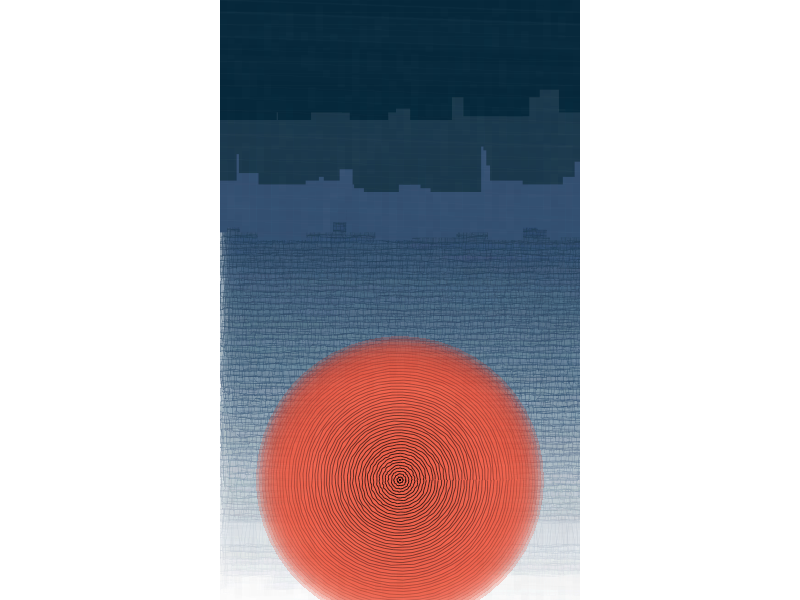

Reproduce this figure in R.
#Genuary 7 2023 - Sample a Color Palette from your favorte movie or album

#=============================================================================#
#library Load-in---------------------------------------------------------------
#=============================================================================#
library(dplyr) #For data wrangling/manipulation
library(purrr) #For iterations/list handling
library(ggplot2) #For Plotting

#=============================================================================#
#Data and color Set up----------------------------------------------------------
#===========================================================================#

#Colors#
blues <- c("#06273A", "#1A374D", "#335172", "#6B869B", "#BFCBD3", "#FFFFFF")

red <- "#F1371B"
  
#Limit Setting#
xmin <- 0
ymin <- 0
xmax <-15
ymax <- 25

#Specs for grid data#

#Counts for the grid#
square_n <- 5
n <- 75

#grid transformations#
x_trans <- seq(xmin,xmax, length.out = 100)
y_trans <- seq(ymin,ymax, length.out = 100)

#grouping/color specs#
groupn_row <- length(x_trans) * square_n * length(y_trans)
color_n <- groupn_row/5
square_colors <- colorRampPalette(blues)(color_n)
border_colors <- map_chr(square_colors, ~colorRampPalette(c(.x, "#ffffff"))(10)[7])

#Grid compilation#
square <- tibble(x = c(0,1,1,0,0),
                 y = c(0,0,1,1,0))

square_row <- map_df(x_trans, ~square |>
                       mutate(x = x + .x))

square_grid <- map_df(y_trans, ~square_row |>
                        mutate(y = y + .x))

square_grid$fill <- rep(square_colors, each = 5)
square_grid$color <- rep(border_colors, each = 5)
square_grid$group <- rep(paste0("group", 1:color_n), each = 5)

#Polygon/building work#
level1 <- sample(seq(23,20, length.out = 20), n, replace = TRUE)
level2 <- sample(seq(20,17, length.out = 20), n, replace = TRUE)
level3 <- sample(seq(17,15, length.out = 20), n, replace = TRUE)
widths <- sample(seq(3,20, length.out = 30), (n*3), replace = TRUE)

#Setting up needed iteration options#
colors_n <- rep(blues[3:1], each = n)
levels_n <- c(level3, level2, level1)
starts <- sample(seq(xmin, xmax, length.out = 30), (n*3), replace = TRUE)

list_opts <- list(levels_n, widths, colors_n, starts)

#building compilation#
buildings <- pmap_df(list_opts, ~tibble(x = ..4,
                                        xend = x,
                                        y = ymax,
                                        yend = ..1,
                                        colors = ..3,
                                        size = ..2))

#Work for the red circle#

#Setting the angles of the circles#
theta <- seq(0, 2*pi, length.out = 50)

#Creating a base unit circle#
spiral <- tibble(x = cos(theta),
                 y = sin(theta))

#compilation or the red circle#
spiral_df <- map2_df(rev(colorRampPalette(c(red, "#ffffff", red, "#06273A"))(50)), seq(0,6, length.out = 50), ~spiral |>
                       mutate(x = x*.y + 7.5,
                              y = y * .y + 5,
                              group = paste0("group",.y),
                              fill = .x,
                              x = rev(x),
                              y = rev(y)))

#Texture overlay for the image#
texture <- tibble(expand.grid(x = seq(xmin,xmax, length.out = 50),
                           y = seq(ymin,ymax, length.out = 50)))




buildings |>
  ggplot(aes(x,xend = xend,y,yend = yend))+
  theme_void()+
  geom_polygon(data = square_grid, aes(x,y, group = group), 
               color = colorRampPalette(c("#ffffff",blues[3:1]))(nrow(square_grid)), 
               fill = rev(square_grid$fill), 
               inherit.aes = FALSE,
               linewidth = .1, 
               alpha = .2, 
               position = position_jitter(width = .1, height = .1)) +
  geom_segment(linewidth = buildings$size,
               color = buildings$colors)+
  geom_polygon(data = spiral_df, aes(x,y, group = group), 
               fill = spiral_df$fill, 
               inherit.aes = FALSE, alpha = .2)+
  geom_path(data = spiral_df, aes(x,y, group = group), 
            color = "#000000", 
            linewidth = .3, 
            position = position_jitter(width = .03, height = .02), 
            inherit.aes = FALSE, 
            alpha = seq(1,0, length.out = nrow(spiral_df)))+
  geom_path(data = texture, aes(x,y), 
            inherit.aes = FALSE, 
            color = sample(blues, nrow(texture), replace = TRUE), 
            linewidth = sample(seq(0,10, length.out = 30), nrow(texture), replace = TRUE), 
            alpha = .009)+
  geom_path(data = texture, aes(x,y), 
            inherit.aes = FALSE, 
            color = "#ffffff", 
            linewidth = .1, 
            alpha = .03)+
  coord_equal(xlim = c(xmin,xmax),
              ylim = c(ymin,ymax),
              expand = FALSE)

#To save the output:
# ggsave("07.png",
#        dpi = 300,
#        device = "png",
#        bg = "transparent")
